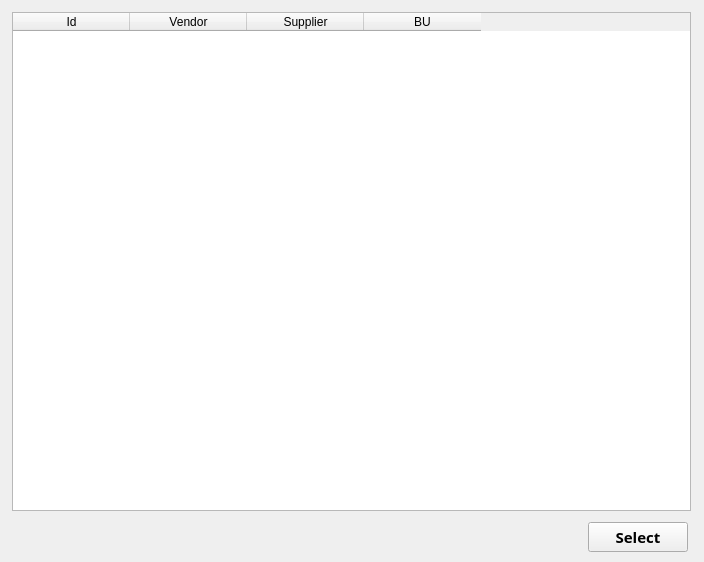
<?xml version="1.0" encoding="UTF-8"?>
<ui version="4.0">
 <class>windowSelectSupplier</class>
 <widget class="QMainWindow" name="windowSelectSupplier">
  <property name="geometry">
   <rect>
    <x>0</x>
    <y>0</y>
    <width>704</width>
    <height>562</height>
   </rect>
  </property>
  <property name="windowTitle">
   <string>Select Supplier</string>
  </property>
  <property name="windowIcon">
   <iconset resource="icon.qrc">
    <normaloff>:/images/a8abd29a96d4222680540c6bd2e3595e.png</normaloff>:/images/a8abd29a96d4222680540c6bd2e3595e.png</iconset>
  </property>
  <widget class="QWidget" name="centralwidget">
   <widget class="QPushButton" name="btn_select_vendor">
    <property name="geometry">
     <rect>
      <x>588</x>
      <y>522</y>
      <width>100</width>
      <height>30</height>
     </rect>
    </property>
    <property name="minimumSize">
     <size>
      <width>100</width>
      <height>30</height>
     </size>
    </property>
    <property name="maximumSize">
     <size>
      <width>100</width>
      <height>30</height>
     </size>
    </property>
    <property name="font">
     <font>
      <family>Century Gothic</family>
      <pointsize>11</pointsize>
      <weight>75</weight>
      <bold>true</bold>
     </font>
    </property>
    <property name="text">
     <string>Select</string>
    </property>
   </widget>
   <widget class="QTableWidget" name="table_select_supplier">
    <property name="geometry">
     <rect>
      <x>12</x>
      <y>12</y>
      <width>679</width>
      <height>499</height>
     </rect>
    </property>
    <attribute name="horizontalHeaderDefaultSectionSize">
     <number>117</number>
    </attribute>
    <attribute name="verticalHeaderVisible">
     <bool>false</bool>
    </attribute>
    <column>
     <property name="text">
      <string>Id</string>
     </property>
    </column>
    <column>
     <property name="text">
      <string>Vendor</string>
     </property>
    </column>
    <column>
     <property name="text">
      <string>Supplier</string>
     </property>
    </column>
    <column>
     <property name="text">
      <string>BU</string>
     </property>
    </column>
   </widget>
  </widget>
 </widget>
 <resources>
  <include location="icon.qrc"/>
 </resources>
 <connections/>
</ui>
